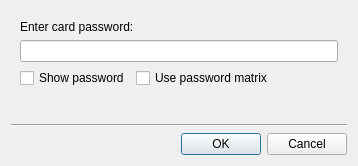
<?xml version="1.0" encoding="UTF-8"?>
<ui version="4.0">
 <class>PasswordDialog</class>
 <widget class="QDialog" name="PasswordDialog">
  <property name="geometry">
   <rect>
    <x>0</x>
    <y>0</y>
    <width>358</width>
    <height>166</height>
   </rect>
  </property>
  <property name="sizePolicy">
   <sizepolicy hsizetype="MinimumExpanding" vsizetype="MinimumExpanding">
    <horstretch>0</horstretch>
    <verstretch>0</verstretch>
   </sizepolicy>
  </property>
  <property name="windowTitle">
   <string>Password dialog</string>
  </property>
  <property name="windowIcon">
   <iconset resource="resources.qrc">
    <normaloff>:/images/CS_icon.png</normaloff>:/images/CS_icon.png</iconset>
  </property>
  <layout class="QVBoxLayout" name="verticalLayout">
   <item>
    <widget class="QFrame" name="frame">
     <property name="sizePolicy">
      <sizepolicy hsizetype="MinimumExpanding" vsizetype="MinimumExpanding">
       <horstretch>0</horstretch>
       <verstretch>0</verstretch>
      </sizepolicy>
     </property>
     <property name="autoFillBackground">
      <bool>false</bool>
     </property>
     <property name="frameShape">
      <enum>QFrame::NoFrame</enum>
     </property>
     <property name="frameShadow">
      <enum>QFrame::Plain</enum>
     </property>
     <layout class="QVBoxLayout" name="verticalLayout_2">
      <item>
       <widget class="QLabel" name="label">
        <property name="sizePolicy">
         <sizepolicy hsizetype="Fixed" vsizetype="Fixed">
          <horstretch>0</horstretch>
          <verstretch>0</verstretch>
         </sizepolicy>
        </property>
        <property name="text">
         <string>Enter card password:</string>
        </property>
       </widget>
      </item>
      <item>
       <widget class="QLineEdit" name="lineEdit">
        <property name="maxLength">
         <number>39</number>
        </property>
        <property name="echoMode">
         <enum>QLineEdit::Password</enum>
        </property>
       </widget>
      </item>
      <item>
       <layout class="QHBoxLayout" name="horizontalLayout_2">
        <item>
         <widget class="QCheckBox" name="checkBox">
          <property name="sizePolicy">
           <sizepolicy hsizetype="Fixed" vsizetype="Fixed">
            <horstretch>0</horstretch>
            <verstretch>0</verstretch>
           </sizepolicy>
          </property>
          <property name="text">
           <string>Show password</string>
          </property>
         </widget>
        </item>
        <item>
         <widget class="QCheckBox" name="checkBox_PasswordMatrix">
          <property name="sizePolicy">
           <sizepolicy hsizetype="Fixed" vsizetype="Fixed">
            <horstretch>0</horstretch>
            <verstretch>0</verstretch>
           </sizepolicy>
          </property>
          <property name="text">
           <string>Use password matrix</string>
          </property>
         </widget>
        </item>
        <item>
         <spacer name="horizontalSpacer_3">
          <property name="orientation">
           <enum>Qt::Horizontal</enum>
          </property>
          <property name="sizeHint" stdset="0">
           <size>
            <width>0</width>
            <height>20</height>
           </size>
          </property>
         </spacer>
        </item>
       </layout>
      </item>
     </layout>
    </widget>
   </item>
   <item>
    <spacer name="verticalSpacer">
     <property name="orientation">
      <enum>Qt::Vertical</enum>
     </property>
     <property name="sizeType">
      <enum>QSizePolicy::MinimumExpanding</enum>
     </property>
     <property name="sizeHint" stdset="0">
      <size>
       <width>20</width>
       <height>0</height>
      </size>
     </property>
    </spacer>
   </item>
   <item>
    <widget class="Line" name="line">
     <property name="orientation">
      <enum>Qt::Horizontal</enum>
     </property>
    </widget>
   </item>
   <item>
    <layout class="QHBoxLayout" name="horizontalLayout">
     <item>
      <spacer name="horizontalSpacer">
       <property name="orientation">
        <enum>Qt::Horizontal</enum>
       </property>
       <property name="sizeHint" stdset="0">
        <size>
         <width>40</width>
         <height>20</height>
        </size>
       </property>
      </spacer>
     </item>
     <item>
      <widget class="QDialogButtonBox" name="buttonBox">
       <property name="orientation">
        <enum>Qt::Horizontal</enum>
       </property>
       <property name="standardButtons">
        <set>QDialogButtonBox::Cancel|QDialogButtonBox::Ok</set>
       </property>
      </widget>
     </item>
    </layout>
   </item>
  </layout>
 </widget>
 <tabstops>
  <tabstop>lineEdit</tabstop>
  <tabstop>checkBox</tabstop>
  <tabstop>checkBox_PasswordMatrix</tabstop>
 </tabstops>
 <resources>
  <include location="resources.qrc"/>
 </resources>
 <connections>
  <connection>
   <sender>buttonBox</sender>
   <signal>accepted()</signal>
   <receiver>PasswordDialog</receiver>
   <slot>accept()</slot>
   <hints>
    <hint type="sourcelabel">
     <x>248</x>
     <y>254</y>
    </hint>
    <hint type="destinationlabel">
     <x>157</x>
     <y>274</y>
    </hint>
   </hints>
  </connection>
  <connection>
   <sender>buttonBox</sender>
   <signal>rejected()</signal>
   <receiver>PasswordDialog</receiver>
   <slot>reject()</slot>
   <hints>
    <hint type="sourcelabel">
     <x>316</x>
     <y>260</y>
    </hint>
    <hint type="destinationlabel">
     <x>286</x>
     <y>274</y>
    </hint>
   </hints>
  </connection>
 </connections>
</ui>
